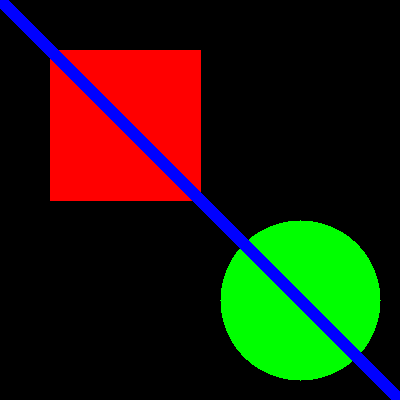
#> input picture DAY 3/test_image.png, 400 x 400 px, found by its file name
$ python exercise5_deblurring.py
#> lines starting #> are read from the running program, lines starting #| are printed output that depends on the picture
# exercise_5_deblurring.py

import cv2
import numpy as np
from matplotlib import pyplot as plt

def motion_blur_kernel(size, angle):
    """Create motion blur kernel"""

    kernel = np.zeros((size, size), dtype=np.float32)
    center = size // 2
    angle_rad = np.radians(angle)

    for i in range(size):
        offset = int((i - center) * np.tan(angle_rad))
        x = center + offset

        if 0 <= x < size:
            kernel[i, x] = 1

    kernel = kernel / np.sum(kernel) if np.sum(kernel) > 0 else kernel

    return kernel


def simple_deblur(image, kernel, strength=1.0):
    """Simple deblurring using unsharp masking"""

    # Apply blur with same kernel
    blurred = cv2.filter2D(image, -1, kernel)

    # Unsharp masking
    # sharpened = original + strength * (original - blurred)
    sharpened = cv2.addWeighted(
        image,
        1 + strength,
        blurred,
        -strength,
        0
    )

    return np.clip(sharpened, 0, 255).astype("uint8")


# Load image
image = cv2.imread("test_image.png")
#> image is the input picture: shape (400, 400, 3); mean B, G, R 10.7, 28.9, 32.4
gray = cv2.cvtColor(image, cv2.COLOR_BGR2GRAY)
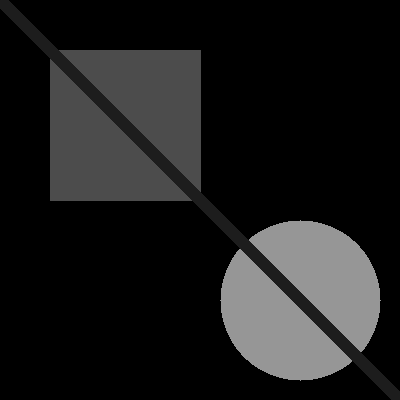
#> gray: shape (400, 400); min 0, max 150, mean 27.9

# Create motion blur
kernel_size = 15

for angle in [0, 45, 90, 135]:

    kernel = motion_blur_kernel(kernel_size, angle)

    blurred = cv2.filter2D(gray, -1, kernel)

    # Attempt to deblur
    deblurred = simple_deblur(blurred, kernel, strength=1.5)

    # Show results
    comparison = np.hstack([
        cv2.resize(gray, (250, 200)),
        cv2.resize(blurred, (250, 200)),
        cv2.resize(deblurred, (250, 200))
    ])

    cv2.putText(
        comparison,
        f"Motion Blur: {angle}°",
        (10, 30),
        cv2.FONT_HERSHEY_SIMPLEX,
        0.7,
        (255, 255, 255),
        2
    )

    cv2.putText(
        comparison,
        "Original",
        (90, 220),
        cv2.FONT_HERSHEY_SIMPLEX,
        0.5,
        (255, 255, 255),
        1
    )

    cv2.putText(
        comparison,
        "Blurred",
        (340, 220),
        cv2.FONT_HERSHEY_SIMPLEX,
        0.5,
        (255, 255, 255),
        1
    )

    cv2.putText(
        comparison,
        "Deblurred (approx)",
        (590, 220),
        cv2.FONT_HERSHEY_SIMPLEX,
        0.5,
        (255, 255, 255),
        1
    )

    cv2.imshow(
        f"Deblurring Challenge - {angle}° motion",
        comparison
    )

    cv2.waitKey(0)
#> this loop made 4 passes
#> pass 1, `blurred = cv2.filter2D(gray, -1, kernel)`:
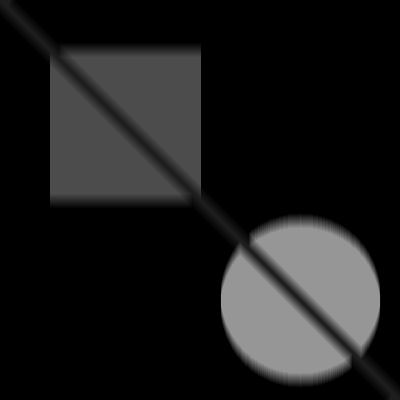
#> blurred: shape (400, 400); min 0, max 150, mean 27.9
#> pass 1, `comparison = np.hstack([ cv2.resize(gray, (250, 200)), cv2.resize(blur..`:
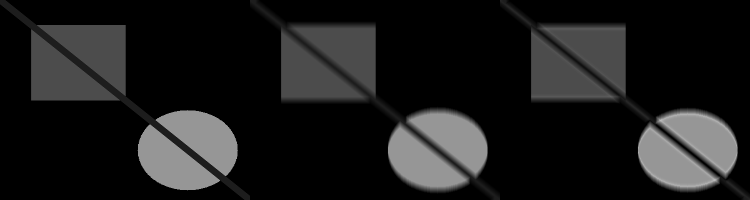
#> comparison: shape (200, 750); min 0, max 188, mean 28
#> after the loop:
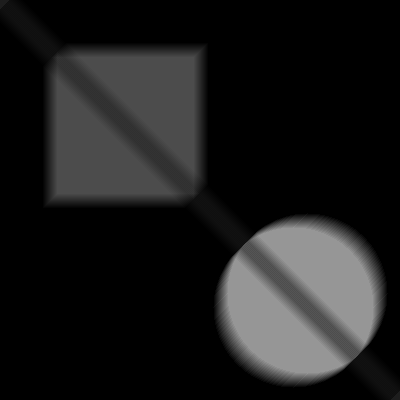
#> blurred: shape (400, 400); min 0, max 150, mean 27.9
#> after the loop:
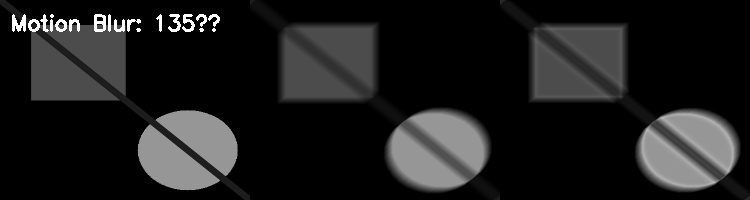
#> comparison: shape (200, 750); min 0, max 255, mean 30.3

cv2.destroyAllWindows()

print("\nCHALLENGE COMPLETE!")
print("Note: Full deblurring is complex. This uses unsharp masking as approximation.")
